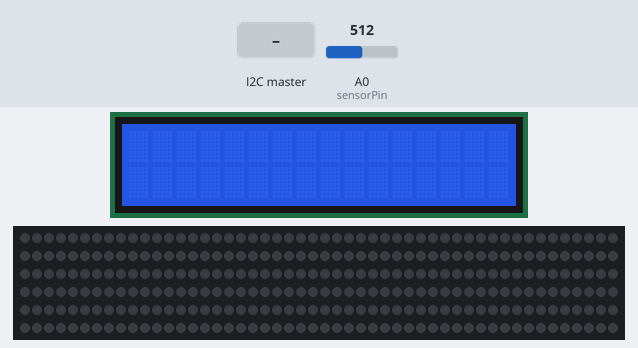
A sketch run on a simulated Arduino Uno, built with avr-gcc and run on an emulated ATmega328P. Parts: 16×2 character LCD, 300 RGB LEDs in strip order, left to right, continuing on the next row. The inputs (shaded band) are chosen by the test bench; at power-on: A0 (sensorPin) = 512. Dim RGB values are drawn brighter than linear; what the sketch prints to the serial monitor is not drawn.

Above: at 1.2 s.
1.3 s: the I2C master sends "S"
At 2.09 s:
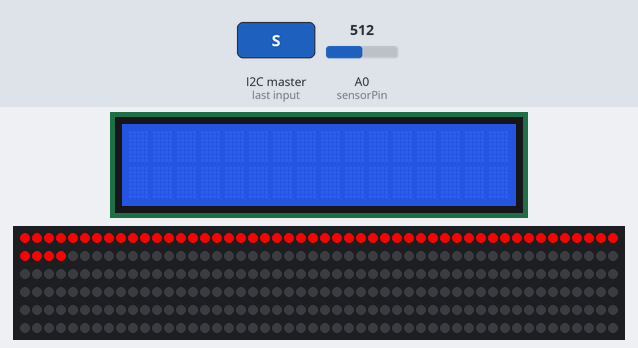
3.7 s: A0 (sensorPin) set to 592
6.5 s: A0 (sensorPin) set to 619
At 6.67 s:
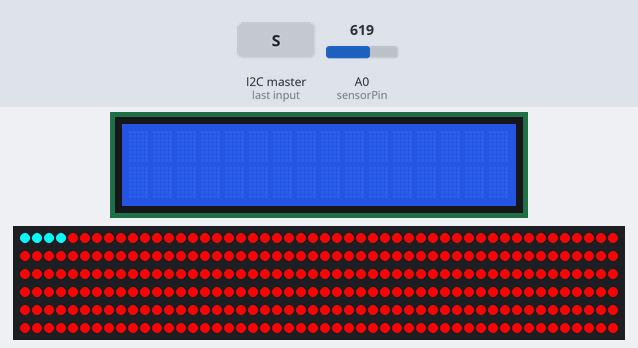
8.9 s: A0 (sensorPin) set to 107
At 9.45 s:
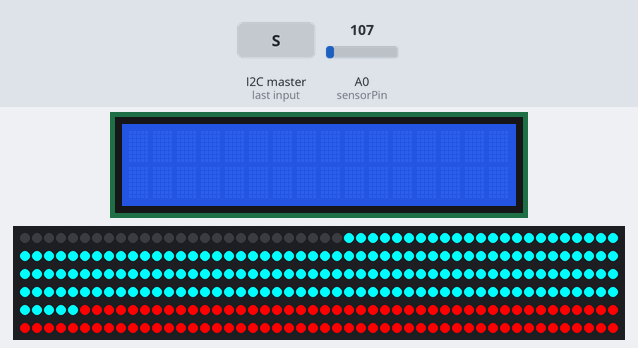
11.4 s: A0 (sensorPin) set to 95
14.4 s: A0 (sensorPin) set to 210
At 15.81 s:
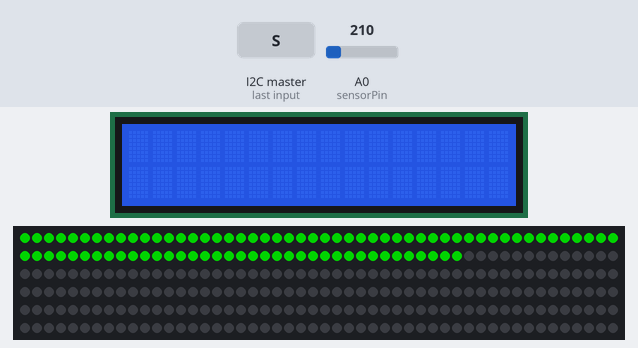
Timing chart, 0 to 17.4 s (numbered marks = the images above; inputs shaded):
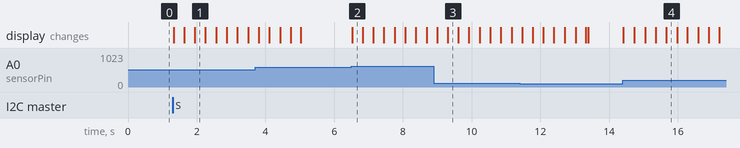

Measured:
- the behaviour switches between 601 and 602 on A0 (sensorPin) (found by bisection; images 1 and 2)

The sketch:

ledSend.ino
```cpp
// Names: Bumjargal Boldbaatar, Christian Cardenas, Elijah Mangaba
// Team: 67
// NetIds: bboldb4, ccarde8, emanga4
// Project: LED Music Visualizer
// Abstract: In this project we will create a project to visualize any given piece of music. Using a sound sensor
// we will convert the song to a visualization based on an LED strip, that will send waves of light. The LCD display
// will be able to display messages based on the sound frequency it receives from the maste arduino. We have also included
// a remote to be able to pause and play the visualization.

#include "FastLED.h"
#include <LiquidCrystal.h>
#include "Wire.h"

#define NUM_LEDS 300 // Number of LEDS in the strip
#define DATA_PIN 6
#define SCROLL_SPEED 15

CRGB leds[NUM_LEDS];

const int sensorPin = A0;
unsigned long lastUpdate;
int sensorValue; // freq from sound sensor
char str[4];
int x; // stores the byte from i2c connection

LiquidCrystal lcd(12, 11, 5, 4, 3, 2);

void setup() {
  Serial.begin(9600);
  Wire.begin(9);
  FastLED.addLeds<WS2812B, DATA_PIN, GRB>(leds, NUM_LEDS);
  lcd.begin(16,2);
  pinMode(sensorPin, INPUT);
  Wire.onReceive(receiveEvent);
}

void receiveEvent(int bytes) {
  x = Wire.read(); // reads byte from i2c connection
}

void loop() {
  if (x == 'S') { // will receive S if remote pressed power to turn on
    sensorValue = analogRead(sensorPin);
    if (sensorValue == 0) return;
    itoa(sensorValue, str, 10);
    Serial.write(str, 4);

    Serial.print("\n");
    lightUp(sensorValue);
  }
  else if (x == 'E') { // will receive E is remote pressed power to turn off
  }
}

void lightUp(int val) {
  int numLedsToLight = map(val, 0, 1023, 0, 255); // maps the sound sensor frequency to how many leds to light
    if (numLedsToLight >= 200) {
      leds[0] = CRGB:: Violet;
      leds[1] = CRGB:: Violet;
      leds[2] = CRGB:: Violet;
    }
    else if(numLedsToLight >= 150) {
      leds[0] = CRGB:: Cyan;
      leds[1] = CRGB:: Cyan;
      leds[2] = CRGB:: Cyan;
    }
    else if(numLedsToLight >= 100) {
      leds[0] = CRGB:: Red;
      leds[1] = CRGB:: Red;
      leds[2] = CRGB:: Red;

    }
    else if(numLedsToLight >= 50) {
      leds[0] = CRGB:: Green;
      leds[1] = CRGB:: Green;
      leds[2] = CRGB:: Green;
    }
    else
      leds[0] = CRGB::Black;

    if (millis() - lastUpdate > SCROLL_SPEED) { // loop that will send the colors down the strip, sets next led = to prev
      lastUpdate += SCROLL_SPEED;
      for (int i = NUM_LEDS - 1; i > 0; i--)
        leds[i] = leds[i - 1];
      FastLED.show();
    }
  }
```
